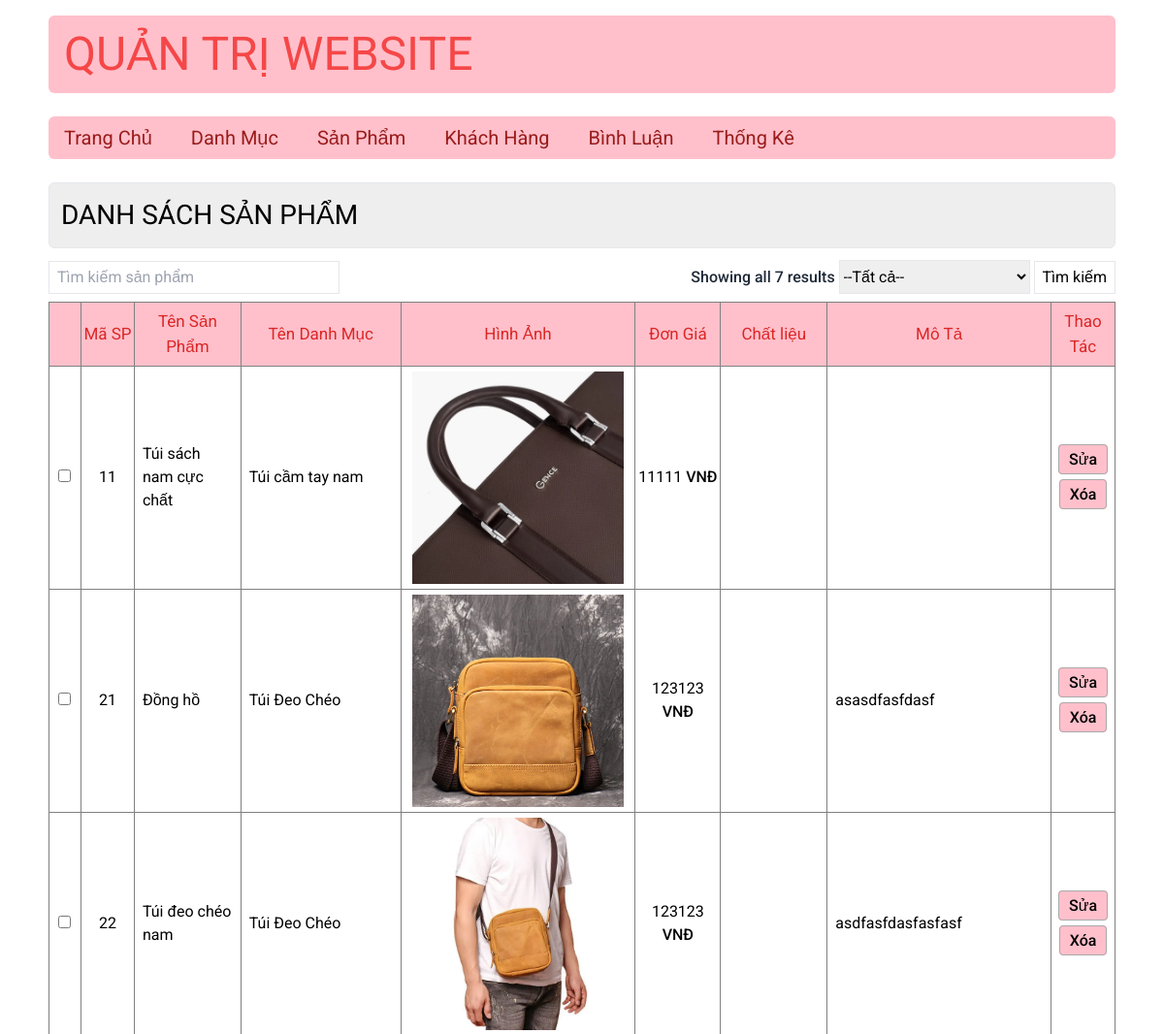
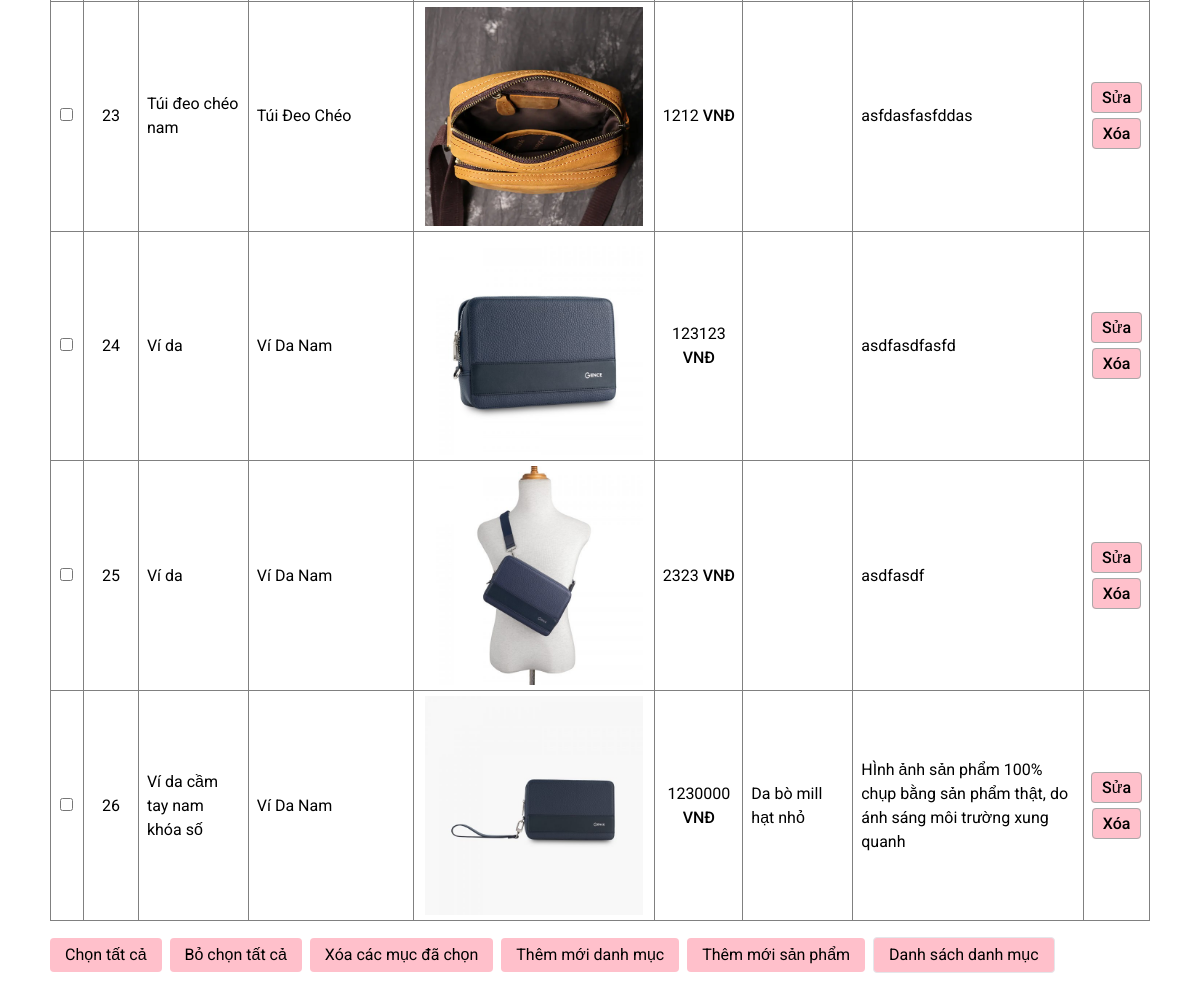
Screenshot of /admin/index_admin.php?act=list_pro with the database file from the repository (2 pictures, top to bottom).
### tables this page shows
CREATE TABLE `products` (
  `pro_id` int(11) NOT NULL,
  `pro_name` varchar(255) NOT NULL,
  `pro_price` double(10,2) DEFAULT 0.00,
  `pro_image` varchar(255) DEFAULT NULL,
  `pro_desc` text DEFAULT NULL,
  `chat_lieu` varchar(255) NOT NULL,
  `pro_view` int(11) DEFAULT 0,
  `cate_id` int(11) NOT NULL
);

CREATE TABLE `categories` (
  `cate_id` int(11) NOT NULL,
  `cate_name` varchar(255) NOT NULL
);

### model/model_product.php (called while the page is built, shortened)
<?php
    function queryAllPro($key_word, $cate_id){
        $query_pro = "SELECT * FROM `products` WHERE 1";
        $query_pro.= " ORDER BY pro_id";
        $list_pro = getAll($query_pro);
        return $list_pro;
    }
?>

### model/connect.php (called while the page is built, shortened)
<?php
    function connect($query){
        $connnect = new PDO("mysql:host=localhost;dbname=du_an_mau2022;charset=utf8","root","");
        $stmt = $connnect ->prepare($query);
        $stmt -> execute();
        return $stmt;
    }
    function getAll($query){
        $result = connect($query)->fetchAll();
        return $result;
    }
?>

### model/model_category.php (called while the page is built, shortened)
<?php
    function queryAll(){
        $query_cate = "SELECT * FROM `categories` ORDER BY cate_id";
        $list_cate = getAll($query_cate);
        return $list_cate;
    }
?>

### admin/products/list_pro.php (the view, shortened to what this page needs)
<div class="view">
    <p class="p-3 text-[28px] border bg-[#EEE] rounded-md">
        DANH SÁCH SẢN PHẨM
    </p>
    <form action="index_admin.php?act=list_pro" method="post" class="mt-3 flex justify-between items-center space-x-3 mb-2">
        <input class="border w-[300px] py-1 px-2" placeholder="Tìm kiếm sản phẩm"
               type="text" name="key_word" value="<?php echo (isset($key_word) && !empty($key_word)) ? $key_word : "";?>" >
        <div>
            <span class="font-[500] text-gray-800">Showing all <?php echo count($list_pro)?> results</span>
            <select name="cate_id" id="" class="border py-[6px]">
                <option value="0">--Tất cả--</option>
            </select>
            <input name="search_by_cate"
                class="border px-2 py-1 hover:bg-[#FFEEEE] hover:text-[#F54748]" type="submit" value="Tìm kiếm">
        </div>
    </form>
    <table class="border w-full border mt-2">
        <tr class="title bg-[#FFC0CB] py-2 border text-[17px] text-red-600 text-center" >
            <td class="w-[3%]"></td>
            <td class="w-[5%] ">Mã SP</td>
            <td class="w-[10%]">Tên Sản Phẩm</td>
            <td class="w-[15%]">Tên Danh Mục</td>
            <td class="w-[22%]">Hình Ảnh</td>
            <td class="w-[8%]">Đơn Giá</td>
            <td class="w-[10%]">Chất liệu</td>
            <td class="w-[21%]">Mô Tả</td>
            <td class="w-[6%]">Thao Tác</td>
        </tr>
        <?php
        foreach ($list_pro as $pro){
            ?>
            <tr class="show hover:bg-[#FFEEEE]">
                <td class="text-center"><input type="checkbox"></td>
                <td class="text-center"><?php echo $pro['pro_id']?></td>
                <td class="px-2"><?php echo $pro['pro_name']?></td>
                <td class="px-2">
                    <?php foreach($list_cate as $cate){
                        echo ($pro['cate_id'] == $cate['cate_id'])?$cate['cate_name'] : "";
                    }?>
                </td>
                <td class=""><img class="w-11/12 mx-auto py-1" src="<?php echo $pro['pro_image']?>" alt=""></td>
                <td class="text-center"><?php echo $pro['pro_price']." <span class='font-[500]'>VNĐ</span>"?></td>
                <td class="px-2"><?php echo $pro['chat_lieu']?></td>
                <td class="px-2"><?php echo $pro['pro_desc']?></td>
                <td class="text-center leading-9">
                    <a href="index_admin.php?act=edit_pro&pro_id=<?php echo $pro['pro_id']?>">Sửa</a>
                    <a onclick="return confirm('Bạn có chắc chắn muốn xóa?')"
                        href="index_admin.php?act=delete_pro&pro_id=<?php echo $pro['pro_id']?>">Xóa</a>
                </td>
            </tr>
            <?php
        }
        ?>
    </table>
    <div class="action w-full mt-4 space-x-1">
        <input type="button" value="Chọn tất cả">
        <input type="button" value="Bỏ chọn tất cả">
        <input type="button" value="Xóa các mục đã chọn">
        <input type="button" onclick="location.href='index_admin.php?act=add_cate'" value="Thêm mới danh mục">
        <input type="button" onclick="location.href='index_admin.php?act=add_pro'" value="Thêm mới sản phẩm">
        <input class="border px-3 py-1 rounded-[4px] bg-[#FFC0CB] hover:font-[500]"
                       type="button" onclick="location.href='index_admin.php?act=list_cate'" value="Danh sách danh mục">
    </div>
</div>
<!DOCTYPE html>
<html lang="en">
<head>
    <script src="https://cdn.tailwindcss.com"></script>
</head>

### admin/header.php (style rules this page uses)
body { font-family: 'Roboto', sans-serif; }

### admin/products/list_pro.php (style rules this page uses)
body { font-family: 'Roboto', sans-serif; }
table { border-collapse: collapse; }
.title td { padding: 7px 0; border: 1px solid gray; }
tr>td { border: 1px solid gray; }
.show a { padding: 5px 10px; font-weight: 500; background-color: #FFC0CB; border: 1px solid darkgray; border-radius: 4px; }
.action>input { background-color: #FFC0CB; padding: 5px 15px; border-radius: 4px; }

### rows the page displays
products: pro_id "11", pro_name "Túi sách nam cực chất", pro_image (picture), pro_price "11111"
categories: cate_name "Túi cầm tay nam"
products: pro_id "21", pro_name "Đồng hồ", pro_image (picture), pro_price "123123", pro_desc "asasdfasfdasf"
categories: cate_name "Túi Đeo Chéo"
products: pro_id "22", pro_name "Túi đeo chéo nam", pro_image (picture), pro_price "123123", pro_desc "asdfasfdasfasfasf"
products: pro_id "23", pro_name "Túi đeo chéo nam", pro_image (picture), pro_price "1212", pro_desc "asfdasfasfddas"
products: pro_id "24", pro_name "Ví da", pro_image (picture), pro_price "123123", pro_desc "asdfasdfasfd"
categories: cate_name "Ví Da Nam"
products: pro_id "25", pro_name "Ví da", pro_image (picture), pro_price "2323", pro_desc "asdfasdf"
products: pro_id "26", pro_name "Ví da cầm tay nam khóa số", pro_image (picture), pro_price "1230000", chat_lieu "Da bò mill hạt nhỏ", pro_desc "HÌnh ảnh sản phẩm 100% chụp bằng sản phẩm thật, do ánh sáng môi trường xung quanh"

### other values shown
count($list_pro) "7"
